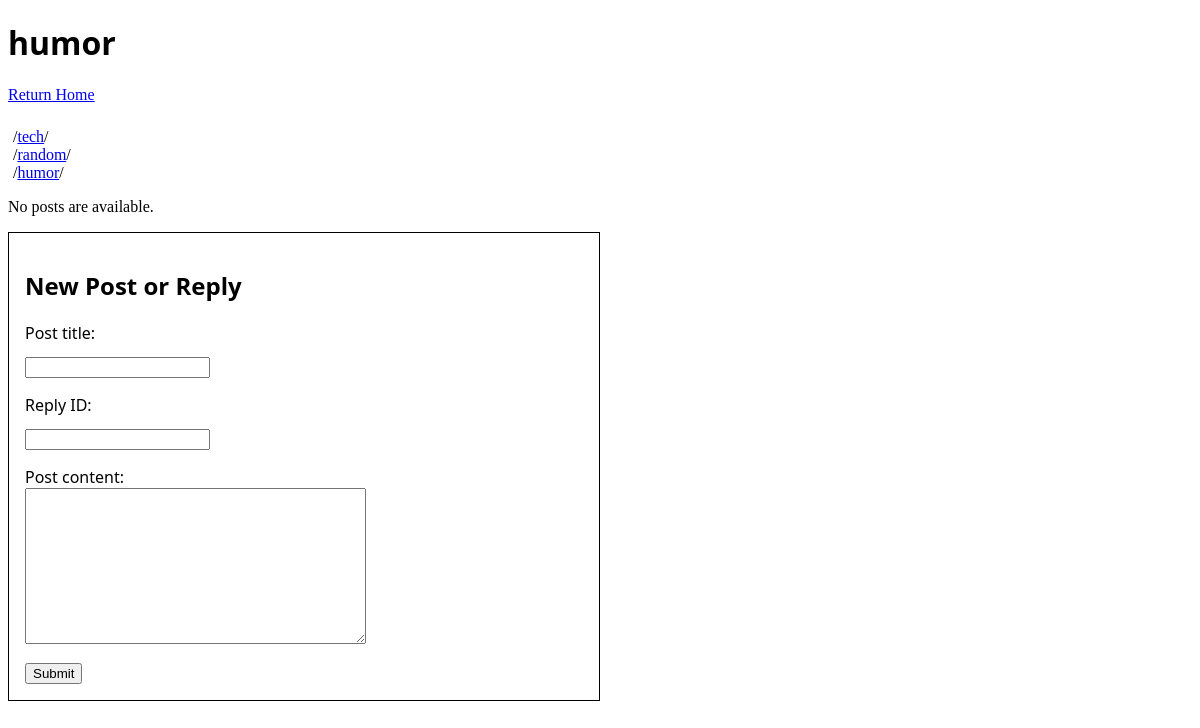
The page /humor/ on the database as committed earlier.
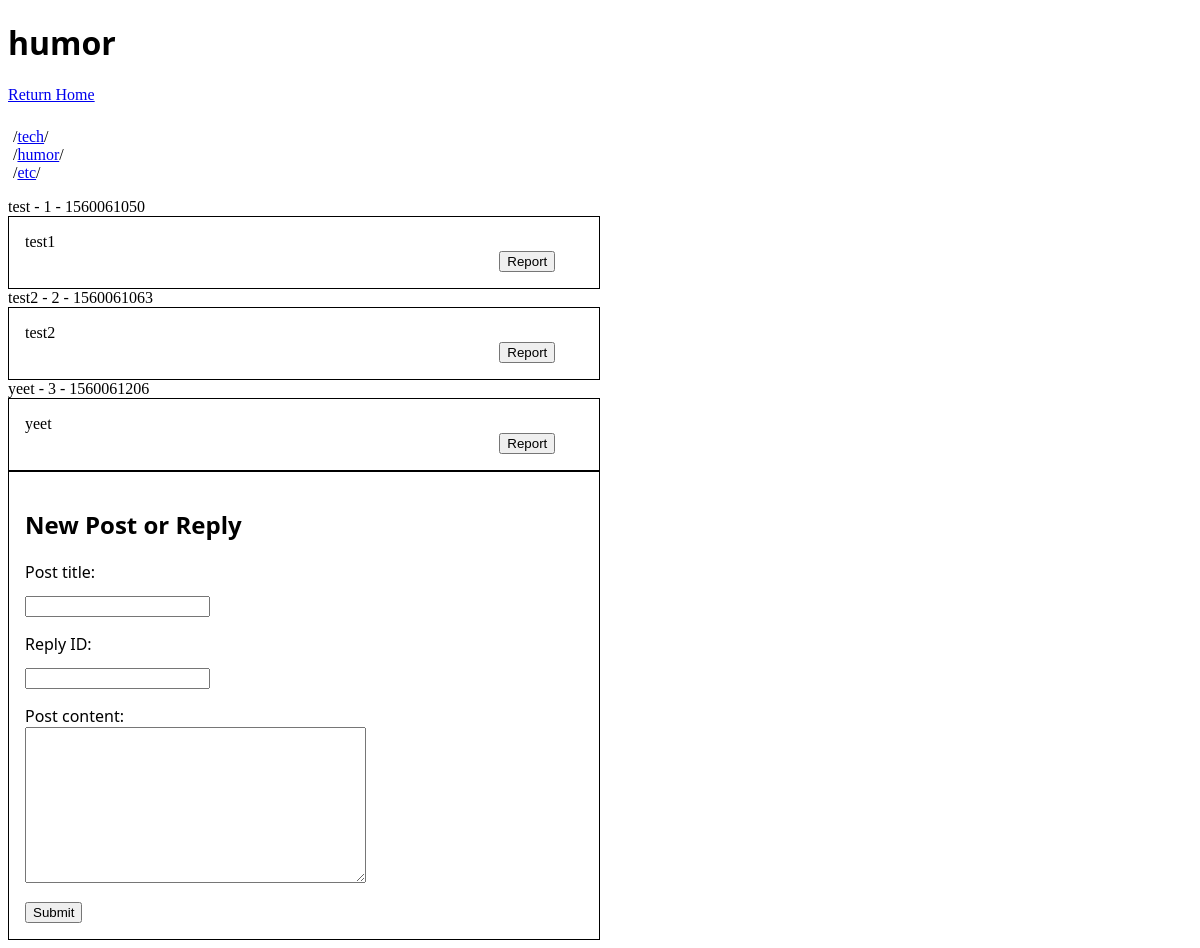
The same page on the database as committed later.
### boards/models.py (models this page shows, shortened)
class Boards(models.Model):
    board_name = models.CharField(max_length=MAX_BOARD_NAME_LENGTH)
    password = models.TextField(blank=True)
    rules = models.TextField(default="Obey site-wide rules")

class PostDB(models.Model):
    board_name = models.TextField(max_length=MAX_BOARD_NAME_LENGTH)
    date = models.IntegerField()
    parent_id = models.IntegerField(null=True)
    tripcode = models.TextField(max_length=150, null=True)
    title = models.TextField(max_length=12)
    name = models.CharField(max_length=25, default="anonymous")
    content = models.TextField(max_length=500000)

### boards/views.py (the view)
# urls.py: path('<str:board_name>/', views.board_home, name="board_name")
def board_home(request, board_name):
    for board in STANDARD_CONTEXT['board_list']:
        if board_name == board.board_name:
            break
    else:
        raise Http404
    context = {'board_name': board_name, 'new_post_form': forms.NewPostForm, 'post_list': boardutils.get_post_list_for_board(board_name),}
    context = dict({**STANDARD_CONTEXT, **context})
    template = loader.get_template('boards/board-home.html')
    resp = HttpResponse(template.render(context, request))
    return resp

### boards/boardutils/__init__.py (called while the page is built)
def get_post_list_for_board(board):
    return models.PostDB.objects.filter(board_name=board)

### boards/templates/boards/board-home.html (shortened to what this page needs)
{% load static %}
<!DOCTYPE html>
<html>
    <head>
        <link rel="stylesheet" href="{% static 'boards/style.css' %}">
        <link rel="stylesheet" href="{% static 'boards/default-board-style.css' %}">
    </head>
    <body>
        <h1 class='boardLogo'>
            {{ board_name }}
        </h1>
        <a href="/">Return Home</a>
        {% if board_list %}
            <ul class='boardList'>
            {% for board in board_list %}
                <li>/<a href="/{{ board.board_name }}/">{{ board.board_name }}</a>/</li>
            {% endfor %}
            </ul>
        {% endif %}
        {% if post_list %}
            {% for post in post_list %}
                <div class='postTopic'>{{ post.title }}</a> - {{ post.id }} - {{ post.date }}</div>
                <div class='postContent'>
                    {{ post.content }}
                    <button class='reportPost'>Report</button>
                </div>
            {% endfor %}
            {% else %}
            <p>No posts are available.</p>
        {% endif %}
        <form action="/submit-post" method="post" class='submitPostForm'>
            <h2>New Post or Reply</h2>
            {{ new_post_form }}
            <input type="submit" value="Submit">
        </form>
    </body>
</html>

Rows that differ between the two databases and show on the page:
removed Boards: board_name "random"
added Boards: board_name "etc"
added PostDB: title "test", id "1", date "1560061050", content "test1"
added PostDB: title "test2", id "2", date "1560061063", content "test2"
added PostDB: title "yeet", id "3", date "1560061206", content "yeet"
Other text that changed with them:
text no longer shown: "No posts are available."
